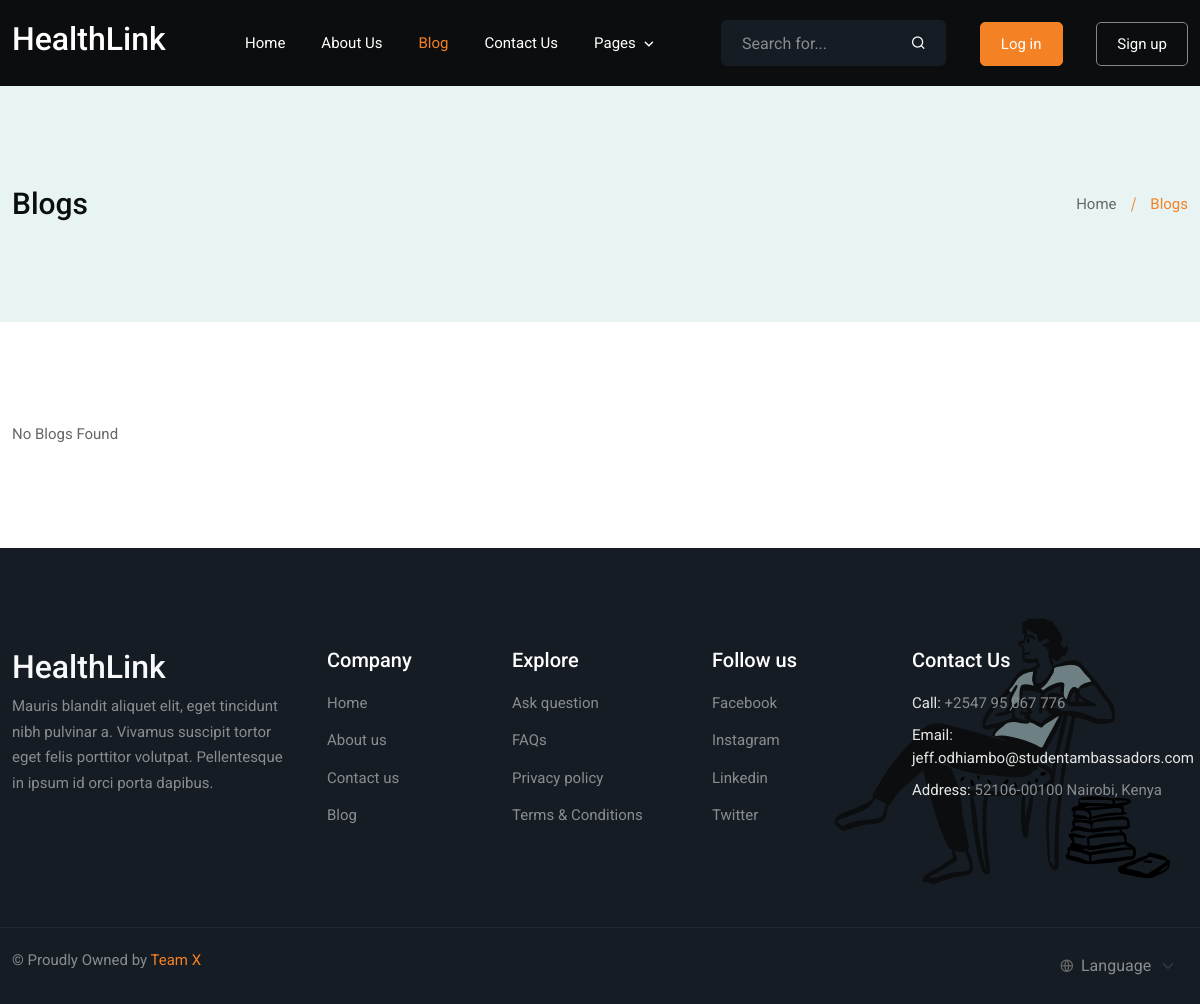
The page /blogs/ on the database as committed earlier.
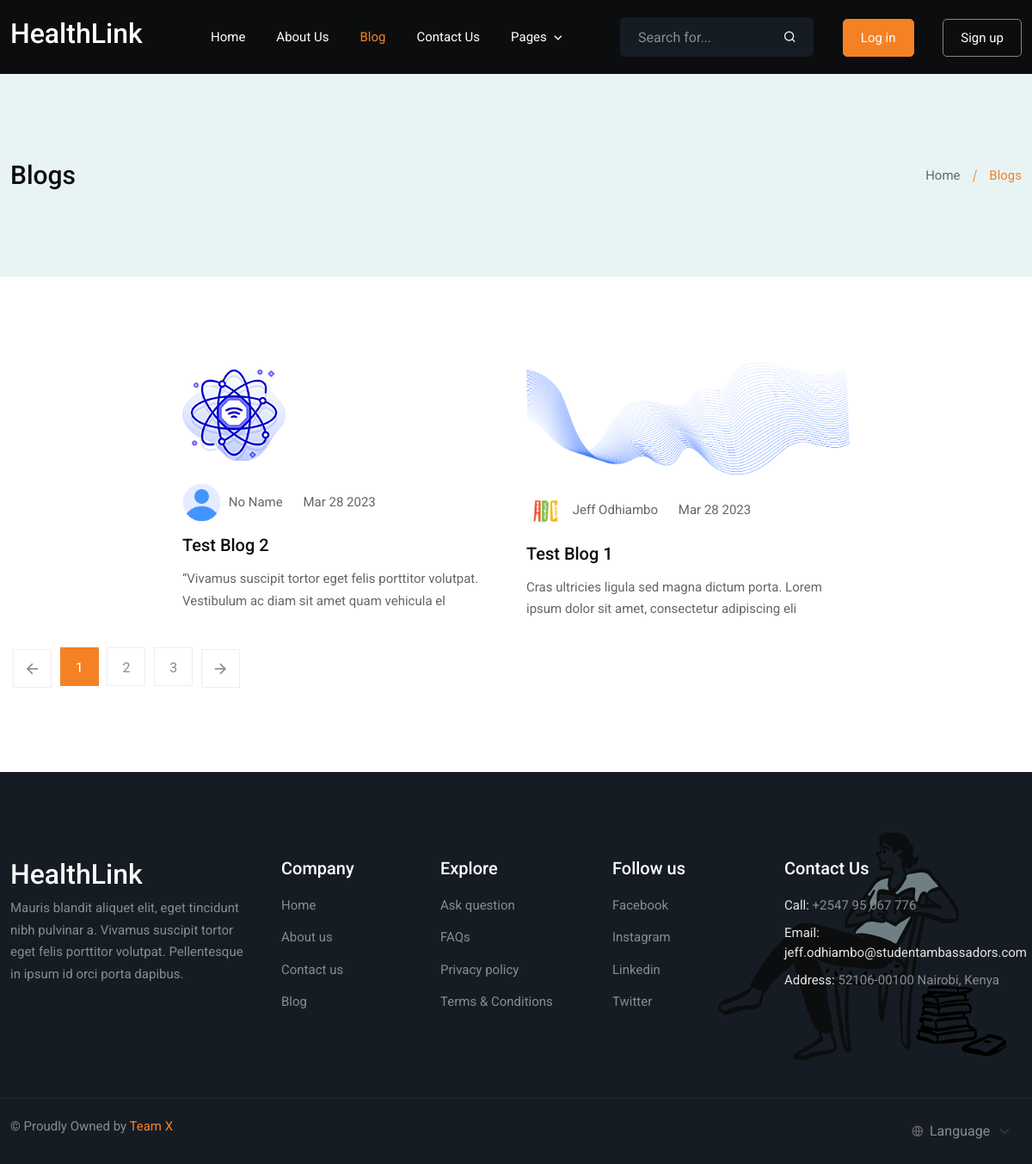
The same page on the database as committed later.
### blog/models.py (models this page shows, shortened)
class Post(models.Model):
    title = models.CharField(max_length=200)
    slug = models.SlugField(max_length=200, unique=True)
    image = models.ImageField(upload_to='blogs/images/', blank=True, null=True)
    author = models.ForeignKey('auth.User', on_delete=models.CASCADE)
    is_published = models.BooleanField(default=True)
    pub_date = models.DateTimeField('date published')
    body = models.TextField()
    created_at = models.DateTimeField(auto_now_add=True)
    updated_at = models.DateTimeField(auto_now=True)
    class Meta:
        ordering = ('-created_at',)
    def summary(self):
        return self.body[:100]
    def pub_date_pretty(self):
        return self.pub_date.strftime('%b %e %Y')
    def get_absolute_url(self):
        return reverse('blogs:detail', kwargs={'slug': self.slug})

### users/models.py (models this page shows, shortened)
class Profile(models.Model):
    user = models.OneToOneField('auth.User', on_delete=models.CASCADE, related_name='profile')
    gender = models.CharField(max_length=10, choices=GENDER_CHOICES, default='other')
    image = models.ImageField(upload_to='users/profiles/', null=True, blank=True)
    bio = models.TextField(null=True, blank=True)
    phone_number = models.CharField(max_length=15, blank=True, null=True)
    facebook = models.URLField(blank=True, null=True)
    instagram = models.URLField(blank=True, null=True)
    twitter = models.URLField(blank=True, null=True)
    linkedin = models.URLField(blank=True, null=True)
    created_at = models.DateTimeField(auto_now_add=True)
    updated_at = models.DateTimeField(auto_now=True)
    def get_absolute_url(self):
        return reverse('users:user_profile', kwargs={'username': self.user.username})

### blog/views.py (the view)
# urls.py: path('', views.index, name='index'),
def index(request):
    context = {
        'title': 'Blogs',
        'blogs': Post.objects.filter(is_published=True),
    }
    return render(request, 'blog.html', context)

### templates/blog.html
{% extends 'base.html' %}
{% block content %}
		<div class="blog-area ptb-100">
			<div class="container">
				{% if blogs %}
				<div class="row justify-content-center">
					{% for blog in blogs %}
					<div class="col-lg-4 col-md-6">
						<div class="blog-single-item">
							<a href="{{ blog.get_absolute_url }}">
								<img src="{{ blog.image.url }}" alt="{{ blog.title }}">
							</a>
							<div class="blog-content">
								<ul>
									<li>
										<a href="{{ blog.author.profile.get_absolute_url }}">
											{% if blog.author.profile.image %}
												<img src="{{ blog.author.profile.image.url }}" style="max-height: 45px !important;" alt="{{ user.username }}">
											{% else %}
												{% if blog.author.profile.gender == 'other' %}
													<img src="/static/user.png" style="max-height: 45px !important;" alt="{{ user.username }}">
												{% elif blog.author.profile.gender == 'male' %}
													<img src="/static/man.png" style="max-height: 45px !important;" alt="{{ user.username }}">
												{% else %}
													<img src="/static/woman.png" style="max-height: 45px !important;" alt="{{ user.username }}">
												{% endif %}
											{% endif %}
											<span>{{ blog.author.get_full_name|default:'No Name' }}</span>
										</a>
									</li>
									<li>
										{{ blog.pub_date_pretty }}
									</li>
								</ul>
								<h3>
									<a href="{{ blog.get_absolute_url }}">
										{{ blog.title }}
									</a>
								</h3>
								<p>{{ blog.summary }}</p>
							</div>
						</div>
					</div>
					{% endfor %}
					<div class="col-lg-12">
						<div class="pagination-area mt-0 mb-0">
							<a href="#" class="next page-numbers">
								<i class="ri-arrow-left-line"></i>
							</a>
							<span class="page-numbers current" aria-current="page">1</span>
							<a href="#" class="page-numbers">2</a>
							<a href="#" class="page-numbers">3</a>
							<a href="#" class="next page-numbers">
								<i class="ri-arrow-right-line"></i>
							</a>
						</div>
					</div>
				</div>
				{% else %}
					<p>No Blogs Found</p>
				{% endif %}
			</div>
		</div>
{% endblock %}

Rows that differ between the two databases and show on the page:
added Post: image (picture), author.get_full_name "No Name", pub_date_pretty "Mar 28 2023", title "Test Blog 2", summary "“Vivamus suscipit tortor eget felis porttitor volutpat. Vestibulum ac diam sit amet quam vehicula el"
added Post: image (picture), author.profile.image (picture), author.get_full_name "Jeff Odhiambo", pub_date_pretty "Mar 28 2023", title "Test Blog 1", summary "Cras ultricies ligula sed magna dictum porta. Lorem ipsum dolor sit amet, consectetur adipiscing eli"
Other text that changed with them:
text no longer shown: "No Blogs Found"
text now shown: "1 2 3"
